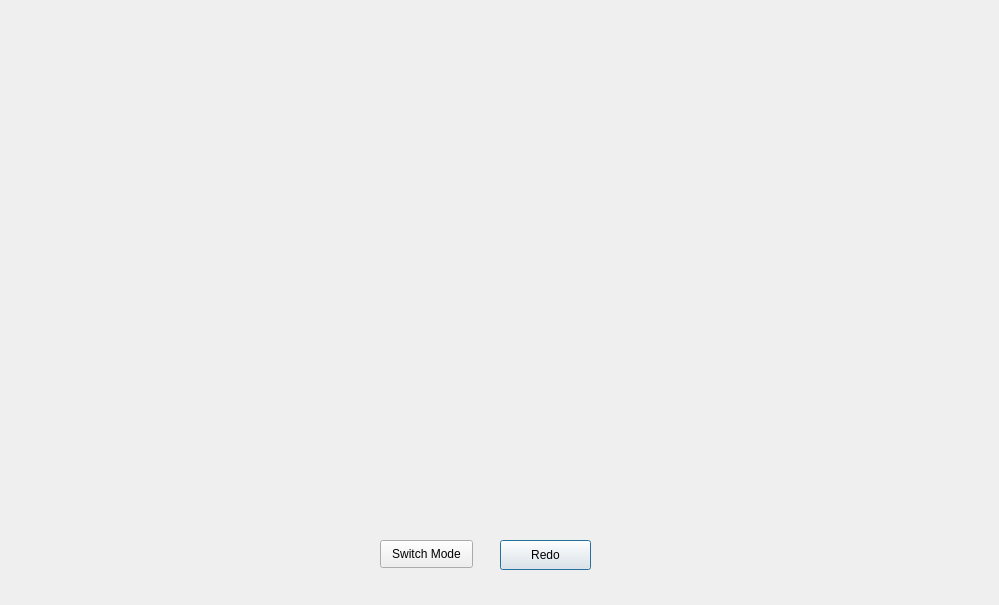
<?xml version="1.0" encoding="UTF-8"?>
<ui version="4.0">
 <class>corner_selector</class>
 <widget class="QDialog" name="corner_selector">
  <property name="geometry">
   <rect>
    <x>0</x>
    <y>0</y>
    <width>999</width>
    <height>605</height>
   </rect>
  </property>
  <property name="windowTitle">
   <string>Dialog</string>
  </property>
  <widget class="QPushButton" name="pushButton_2">
   <property name="geometry">
    <rect>
     <x>500</x>
     <y>540</y>
     <width>91</width>
     <height>30</height>
    </rect>
   </property>
   <property name="text">
    <string>Redo</string>
   </property>
  </widget>
  <widget class="QWidget" name="graphicsContainer" native="true">
   <property name="geometry">
    <rect>
     <x>10</x>
     <y>10</y>
     <width>981</width>
     <height>521</height>
    </rect>
   </property>
  </widget>
  <widget class="QPushButton" name="pushButton">
   <property name="geometry">
    <rect>
     <x>380</x>
     <y>540</y>
     <width>93</width>
     <height>28</height>
    </rect>
   </property>
   <property name="text">
    <string>Switch Mode</string>
   </property>
  </widget>
 </widget>
 <resources/>
 <connections/>
</ui>
